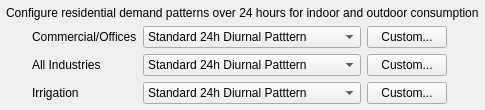
               <widget class="QWidget" name="nres_diurnal_widget" native="true">
                <property name="minimumSize">
                 <size>
                  <width>0</width>
                  <height>0</height>
                 </size>
                </property>
                <layout class="QGridLayout" name="gridLayout_19">
                 <property name="leftMargin">
                  <number>6</number>
                 </property>
                 <property name="topMargin">
                  <number>6</number>
                 </property>
                 <property name="rightMargin">
                  <number>6</number>
                 </property>
                 <property name="bottomMargin">
                  <number>6</number>
                 </property>
                 <item row="3" column="3">
                  <widget class="QPushButton" name="nres_irrigate_dpcustom">
                   <property name="text">
                    <string>Custom...</string>
                   </property>
                  </widget>
                 </item>
                 <item row="2" column="0">
                  <spacer name="horizontalSpacer_60">
                   <property name="orientation">
                    <enum>Qt::Horizontal</enum>
                   </property>
                   <property name="sizeType">
                    <enum>QSizePolicy::Fixed</enum>
                   </property>
                   <property name="sizeHint" stdset="0">
                    <size>
                     <width>20</width>
                     <height>20</height>
                    </size>
                   </property>
                  </spacer>
                 </item>
                 <item row="3" column="1">
                  <widget class="QLabel" name="nres_irrigate_dp_lbl">
                   <property name="text">
                    <string>Irrigation</string>
                   </property>
                  </widget>
                 </item>
                 <item row="3" column="0">
                  <spacer name="horizontalSpacer_61">
                   <property name="orientation">
                    <enum>Qt::Horizontal</enum>
                   </property>
                   <property name="sizeType">
                    <enum>QSizePolicy::Fixed</enum>
                   </property>
                   <property name="sizeHint" stdset="0">
                    <size>
                     <width>20</width>
                     <height>20</height>
                    </size>
                   </property>
                  </spacer>
                 </item>
                 <item row="3" column="2">
                  <widget class="QComboBox" name="nres_irrigate_dp">
                   <item>
                    <property name="text">
                     <string>Standard 24h Diurnal Patttern</string>
                    </property>
                   </item>
                   <item>
                    <property name="text">
                     <string>Constant Hourly Pattern</string>
                    </property>
                   </item>
                   <item>
                    <property name="text">
                     <string>Office Hours Trapezoid (7am-7pm)</string>
                    </property>
                   </item>
                   <item>
                    <property name="text">
                     <string>After-hours Constant (6pm-6am)</string>
                    </property>
                   </item>
                   <item>
                    <property name="text">
                     <string>User-defined...</string>
                    </property>
                   </item>
                  </widget>
                 </item>
                 <item row="1" column="1">
                  <widget class="QLabel" name="com_dp_lbl">
                   <property name="text">
                    <string>Commercial/Offices</string>
                   </property>
                  </widget>
                 </item>
                 <item row="2" column="2">
                  <widget class="QComboBox" name="ind_dp">
                   <item>
                    <property name="text">
                     <string>Standard 24h Diurnal Patttern</string>
                    </property>
                   </item>
                   <item>
                    <property name="text">
                     <string>Constant Hourly Pattern</string>
                    </property>
                   </item>
                   <item>
                    <property name="text">
                     <string>Office Hours Trapezoid (7am-7pm)</string>
                    </property>
                   </item>
                   <item>
                    <property name="text">
                     <string>After-hours Constant (6pm-6am)</string>
                    </property>
                   </item>
                   <item>
                    <property name="text">
                     <string>User-defined...</string>
                    </property>
                   </item>
                  </widget>
                 </item>
                 <item row="2" column="3">
                  <widget class="QPushButton" name="ind_dpcustom">
                   <property name="text">
                    <string>Custom...</string>
                   </property>
                  </widget>
                 </item>
                 <item row="1" column="3">
                  <widget class="QPushButton" name="com_dpcustom">
                   <property name="text">
                    <string>Custom...</string>
                   </property>
                  </widget>
                 </item>
                 <item row="1" column="2">
                  <widget class="QComboBox" name="com_dp">
                   <item>
                    <property name="text">
                     <string>Standard 24h Diurnal Patttern</string>
                    </property>
                   </item>
                   <item>
                    <property name="text">
                     <string>Constant Hourly Pattern</string>
                    </property>
                   </item>
                   <item>
                    <property name="text">
                     <string>Office Hours Trapezoid (7am-7pm)</string>
                    </property>
                   </item>
                   <item>
                    <property name="text">
                     <string>After-hours Constant (6pm-6am)</string>
                    </property>
                   </item>
                   <item>
                    <property name="text">
                     <string>User-defined...</string>
                    </property>
                   </item>
                  </widget>
                 </item>
                 <item row="2" column="1">
                  <widget class="QLabel" name="ind_dp_lbl">
                   <property name="text">
                    <string>All Industries</string>
                   </property>
                  </widget>
                 </item>
                 <item row="0" column="0" colspan="5">
                  <widget class="QLabel" name="nres_diurnal_lbl">
                   <property name="whatsThis">
                    <string>Estimate of the annual irrigation volume per hectare</string>
                   </property>
                   <property name="text">
                    <string>Configure residential demand patterns over 24 hours for indoor and outdoor consumption</string>
                   </property>
                  </widget>
                 </item>
                 <item row="1" column="0">
                  <spacer name="horizontalSpacer_63">
                   <property name="orientation">
                    <enum>Qt::Horizontal</enum>
                   </property>
                   <property name="sizeType">
                    <enum>QSizePolicy::Fixed</enum>
                   </property>
                   <property name="sizeHint" stdset="0">
                    <size>
                     <width>20</width>
                     <height>20</height>
                    </size>
                   </property>
                  </spacer>
                 </item>
                </layout>
               </widget>
